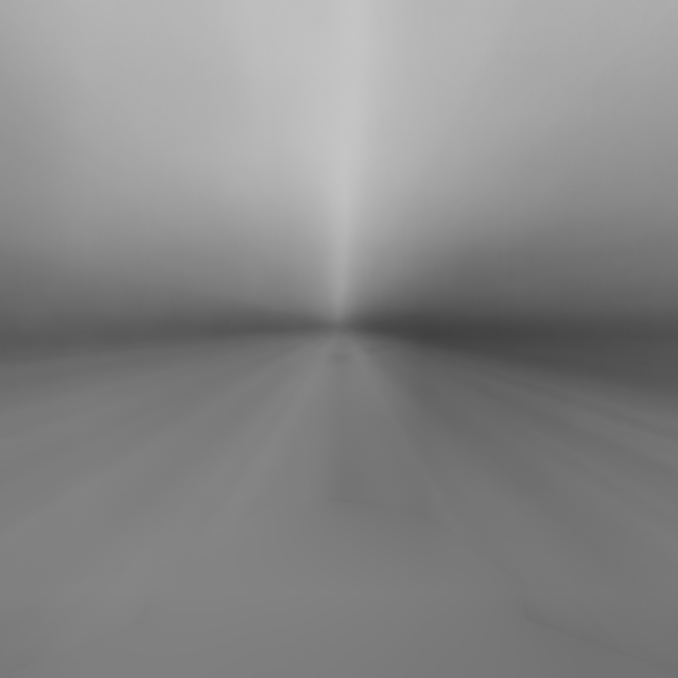
#> input picture checkpoints/cam_0_img_avg.jpg, 2032 x 2032 px, given in place of cam_0_img_avg.jpg_img_avg.jpg, which was not available (shown at 1/3 size)
$ python smear_detection.py checkpoints/cam_0_img_avg.jpg
#> lines starting #> are read from the running program, lines starting #| are printed output that depends on the picture; after the words box and inside, x2 and y2 are one past the last pixel; in counts of white or black regions, pixels touching at a corner belong together; pictures that were not available may be replaced by others from this repository, and a replacement may not be noted
#> further down, img_avg is the input picture: shape (2032, 2032); min 64, max 199, mean 134.8
import cv2
import os
import sys
import numpy as np

root_dir = 'sample_drive/'
checkpoint_dir = 'checkpoints/'
cam_dir = 'cam_{}/'.format(sys.argv[1])
img_dir = root_dir + cam_dir
diff_dir = checkpoint_dir + 'diff/'
processed_dir = checkpoint_dir + 'processed/'

os.system('rm {}*'.format(diff_dir))
os.system('rm {}*'.format(processed_dir))

def Get_Avg(img_dir):
	img_list = os.listdir(img_dir)
	for n,i in enumerate(img_list):
		pro = ((n + 1) / len(img_list)) * 100.0
		sys.stdout.write('\rAveraging images.. {}/{}'.format(n + 1, len(img_list)))
		img = cv2.imread(img_dir + i)
		if n == 0:
			img_avg = img
		else:
			img_avg = img_avg * n / (n+1) + img / (n + 1)
	return img_avg

def Process(img):
	print ('\nProcessing image..')

	# img = cv2.GaussianBlur(img,(5,5),0)
	# img = cv2.adaptiveThreshold(img,255,cv2.ADAPTIVE_THRESH_GAUSSIAN_C,cv2.THRESH_BINARY,11,2)
	# ret,img = cv2.threshold(img,150,255,cv2.THRESH_BINARY)
	img = cv2.equalizeHist(img)
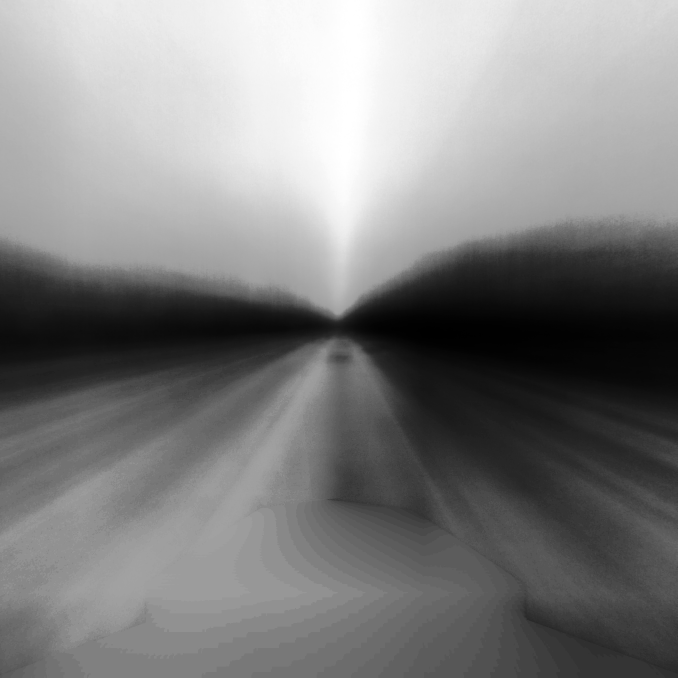
#> img: shape (2032, 2032) (shown at 1/3 size); min 0, max 255, mean 129.3
	img = cv2.GaussianBlur(img,(7,7),0)
	# img = cv2.adaptiveThreshold(img,255,cv2.ADAPTIVE_THRESH_MEAN_C,cv2.THRESH_BINARY,25,4)
	# ret,img = cv2.threshold(img,35,255,cv2.THRESH_BINARY)
	# img = cv2.Canny(img,10,0)


	return img

def Segment(img,cdir,cam):
#> called with cdir = 'checkpoints/', cam = 'cam_checkpoints/cam_0_img_avg.jpg/'
	print ('Segmenting..')
	ret,img = cv2.threshold(img,35,255,cv2.THRESH_BINARY)
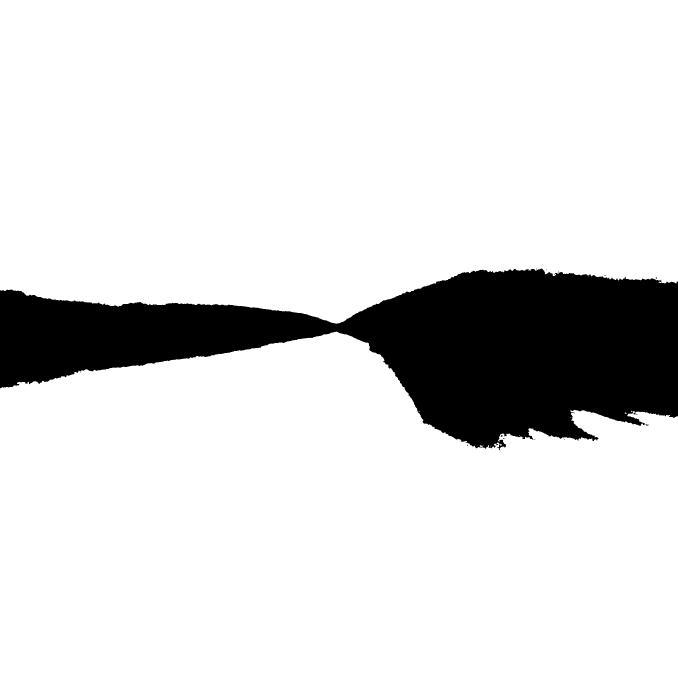
#> img: shape (2032, 2032) (shown at 1/3 size); 86.3% white; 16 black regions (13 under 20 px), largest, box (x1, y1, x2, y2) and area: (0, 806, 2032, 1351) 565850, (1937, 1273, 1946, 1277) 23, (1502, 1305, 1507, 1310) 20
	bi_path = cdir + cam[:-1] + '_bi.jpg'
	cv2.imwrite(bi_path,img)
	kernel = cv2.getStructuringElement(cv2.MORPH_RECT,(7, 7))
	img = cv2.dilate(img,kernel)
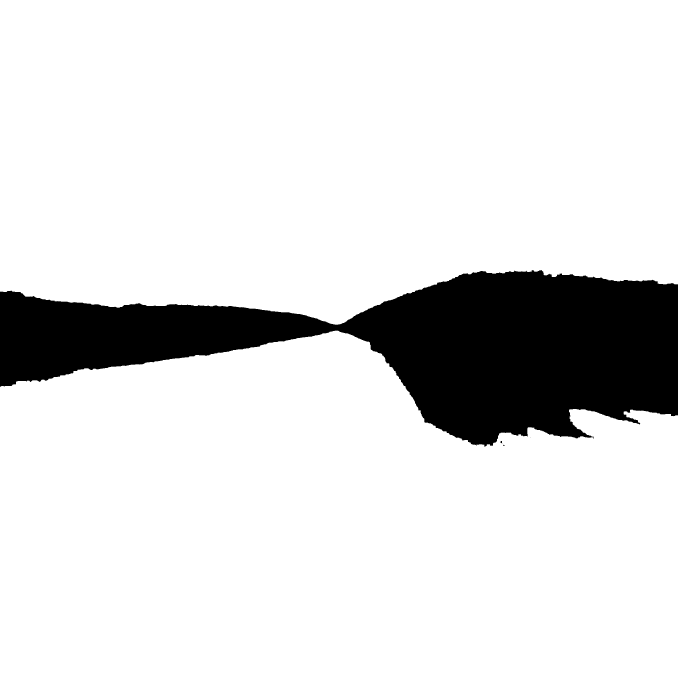
#> img: shape (2032, 2032) (shown at 1/3 size); 86.8% white; 4 black regions (2 under 20 px), largest, box (x1, y1, x2, y2) and area: (0, 810, 2032, 1340) 546292, (1501, 1323, 1507, 1330) 27
	img = 255 * np.ones_like(img) - img
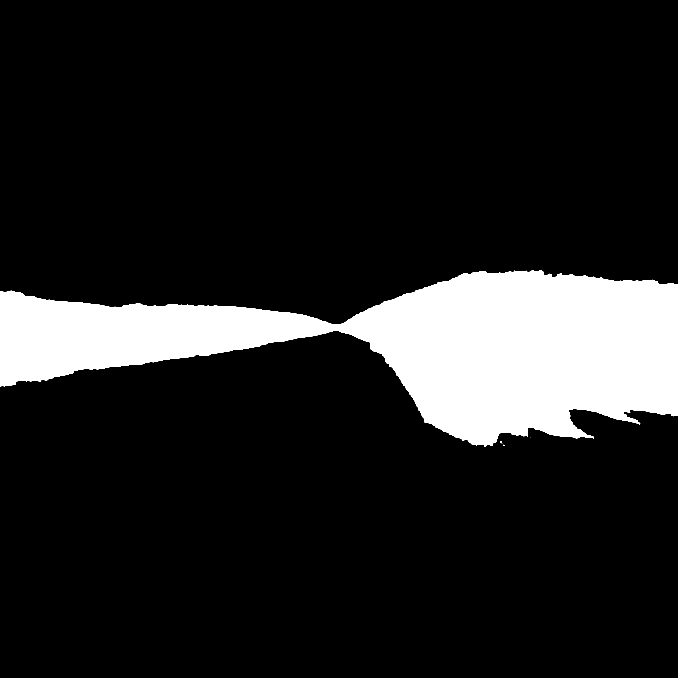
#> img: shape (2032, 2032) (shown at 1/3 size); 13.2% white; 4 white regions (2 under 20 px), largest, box (x1, y1, x2, y2) and area: (0, 810, 2032, 1340) 546292, (1501, 1323, 1507, 1330) 27
	ret, labels, stats, centroids = cv2.connectedComponentsWithStats(img, connectivity = 8)
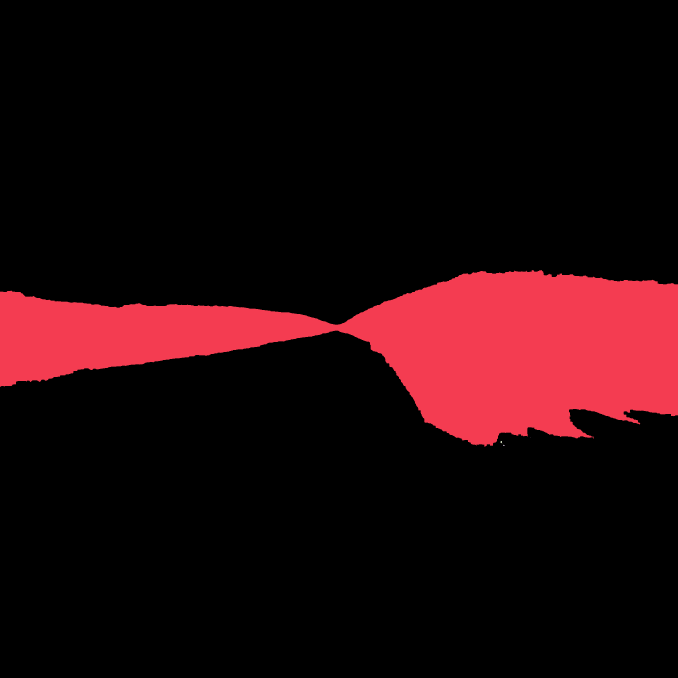
#> labels: shape (2032, 2032) int32 (shown at 1/3 size); 5 distinct labels, from 0 to 4; one colour per label, 0 black
#> ret = 5; stats = [[0, 0, 2032, 2032, 3582693], [0, 810, 2032, 530, 546292], [1592, 1311, 1, 1, 1], [1501, 1323, 6, 7, 27], [1509, 1334, 5, 3, 11]]; centroids = [[982.6, 1012.2], [1231.5, 1037.2], [1592, 1311], [1503.6, 1325.9], [1510.8, 1335.4]]
	threshhold_l = 0.001
	threshhold_u = 0.1
	cc_nums = []
	masks_paths = []
	for i,s in enumerate(stats):
		if s[-1] > threshhold_l * img.size and s[-1] < threshhold_u * img.size:
			cc_nums.append(i)
#> this loop made 5 passes
#> after the loop, cc_nums = []
	for i,cc in enumerate(cc_nums):
		msk = np.array(labels)
		msk = np.where(msk == cc, 255,0)
		msk_path = cdir + cam[:-1] + '_msk_'+ str(i) +'.jpg'
		print (msk_path)
		cv2.imwrite(msk_path,msk)
		masks_paths.append(msk_path)
#> this loop made 0 passes
#> after the loop, masks_paths = []
	return masks_paths

def Append_mask(masks,img,dir,cam):
	for i,msk_path in enumerate(masks):
		# msk = cv2.cvtColor(msk, cv2.COLOR_BGR2GRAY)
		# ret,msk = cv2.threshold(msk,35,255,cv2.THRESH_BINARY)
		# canny = cv2.Canny(msk,10,0)
		msk = cv2.imread(msk_path,0)
		ret,msk = cv2.threshold(msk,127,255,cv2.THRESH_BINARY)
		# contours, hierarchy = cv2.findContours(msk,cv2.RETR_TREE,cv2.CHAIN_APPROX_SIMPLE)
		# cv2.drawContours(msk, contours, -1, (0,255,0), 3)
		canny = cv2.Canny(msk,10,0)
		kernel = cv2.getStructuringElement(cv2.MORPH_RECT,(3, 3))
		canny = cv2.dilate(canny,kernel)

		# cv2.imwrite(checkpoint_dir + cam[:-1] + '_canny_'+ str(i) +'.jpg',canny)
		img[canny == 255] = (0,0,255)
		cv2.imwrite(cdir + cam[:-1] + '_smear_'+ str(i) +'.jpg',img)


'''
def Get_Avg_array(img_array_list):
	for n,img in enumerate(img_array_list):
		# img = cv2.imread(img_dir + i,0)
		if n == 0:
			img_avg = img
		else:
			img_avg = img_avg * n / (n+1) + img / (n + 1)
	# img_avg = img_sum / len(img_list)
	return img_avg
'''


img_list = os.listdir(img_dir)
'''
for i in range(1,len(img_list)):
	# Process the previous img
	pre_img_name = img_list[i-1]
	pre_img_path = img_dir + pre_img_name
	pre_img = cv2.imread(pre_img_path,0)
	# pre_img = Process(pre_img_path)
	# cv2.imwrite(processed_dir + pre_img_name,pre_img)

	# Process the current img
	img_name = img_list[i]
	img_path = img_dir + img_name
	img = cv2.imread(img_path,0)
	# img = Process(img_path)
	# cv2.imwrite(processed_dir + img_name,img)


	# calculate difference
	img_diff = img - pre_img
	diff_name = img_name[:-4] + '-' + pre_img_name
	cv2.imwrite(diff_dir+diff_name,img_diff)
	print (diff_name)
'''
'''
processed_img_list = []
for i,img_name in enumerate(img_list):
	pro = ((i + 1) / len(img_list)) * 100.0
	sys.stdout.write("\rProcessing images: %.2f%%" % (pro))
	# print (img_name)
	img_path = img_dir + img_name
	img = Process(img_path)
	cv2.imwrite(processed_dir + img_name,img)
	processed_img_list.append(img)
'''


# diff_avg = Get_Avg(diff_dir)
# cv2.imwrite('miniset/diff_avg.jpg',diff_avg)

# Get the average of the input images (RGB)
# img_avg = Get_Avg(img_dir)

'''
diff_avg = Get_Avg(diff_dir)
diff_avg_path = 'miniset/diff_avg.jpg'
cv2.imwrite(diff_avg_path,diff_avg)
'''
img_avg_path = checkpoint_dir + cam_dir[:-1] + '_img_avg.jpg'
# cv2.imwrite(img_avg_path, img_avg)
img_avg = cv2.imread(img_avg_path,0)

# Process the averaged image
img_avg_processed = Process(img_avg)
img_avg_processed_path = checkpoint_dir + cam_dir[:-1] + '_img_avg_processed.jpg'
cv2.imwrite(img_avg_processed_path,img_avg_processed)

# Segment
masks = Segment(img_avg_processed, checkpoint_dir, cam_dir)
#> masks = []

# Show mask(s)
# demo_img_path = checkpoint_dir + 'cam_3_demo.jpg'
# demo_img = cv2.imread(demo_img_path)
# Append_mask(masks,demo_img,checkpoint_dir, cam_dir)

$ run again, on checkpoints/cam_5_img_avg.jpg
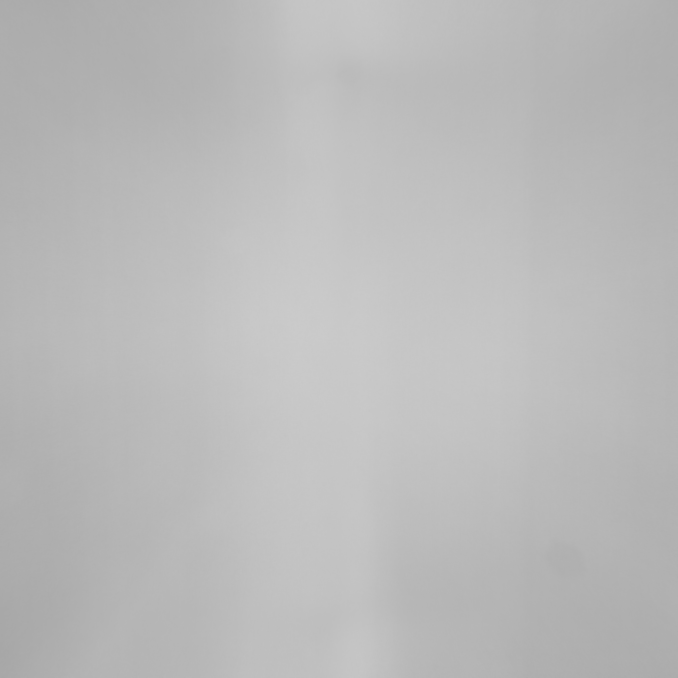
#> input picture checkpoints/cam_5_img_avg.jpg, 2032 x 2032 px, given in place of cam_5_img_avg.jpg_img_avg.jpg, which was not available (shown at 1/3 size)
#> img_avg is the input picture: shape (2032, 2032); min 166, max 204, mean 186.2
#> in Segment, `ret,img = cv2.threshold(img,35,255,cv2.THRESH_BINARY)`:
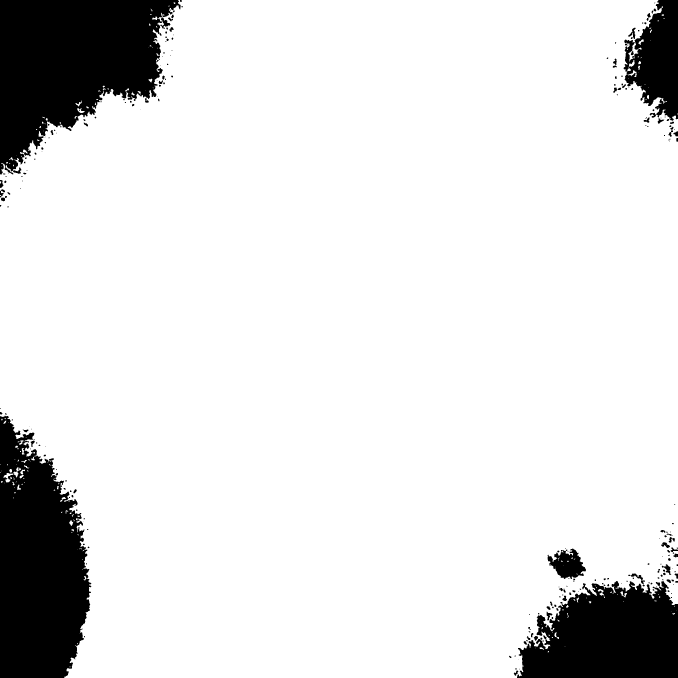
#> img: shape (2032, 2032) (shown at 1/3 size); 88.1% white; 259 black regions (133 under 20 px), largest, box (x1, y1, x2, y2) and area: (0, 0, 542, 524) 174400, (0, 1247, 274, 2032) 158229, (1551, 1743, 2032, 2032) 105784
#> labels: shape (2032, 2032) int32; 83 distinct labels, from 0 to 82
#> ret = 83; stats = 83 rows, first 6: [0, 0, 2032, 2032, 3691572], [0, 0, 531, 506, 162685], [1879, 0, 153, 351, 29555], [492, 64, 14, 12, 51], [474, 78, 2, 4, 4], [1877, 124, 1, 1, 1]; centroids = 83 pairs, first value 0.562 to 2031, second value 69.82 to 1935.5
#> the loop in Segment, `for i,s in enumerate(stats):` made 83 passes
#> after the loop in Segment, `for i,s in enumerate(stats):`: cc_nums = [1, 2, 33, 44, 68]
#> the loop in Segment, `for i,cc in enumerate(cc_nums):` made 5 passes
#> cc on passes 1 to 5: 1, 2, 33, 44, 68
#> (printed output is left out)
#> pass 2, in Segment, `msk = np.where(msk == cc, 255,0)`:
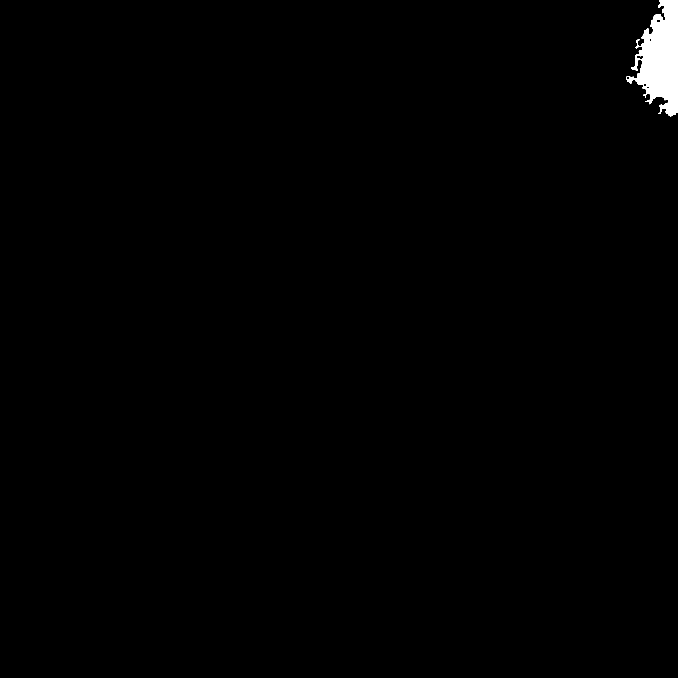
#> msk: shape (2032, 2032) int64 (shown at 1/3 size); 0.72% white; 1 white region, box (x1, y1, x2, y2) and area: (1879, 0, 2032, 351) 29555
#> after the loop in Segment, `for i,cc in enumerate(cc_nums):`: masks_paths = 5 items
